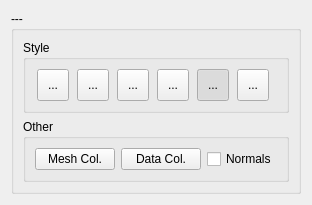
<?xml version="1.0" encoding="UTF-8"?>
<ui version="4.0">
 <class>ConfigFrameBase</class>
 <widget class="QFrame" name="ConfigFrameBase">
  <property name="geometry">
   <rect>
    <x>0</x>
    <y>0</y>
    <width>289</width>
    <height>184</height>
   </rect>
  </property>
  <property name="sizePolicy">
   <sizepolicy hsizetype="Preferred" vsizetype="Fixed">
    <horstretch>0</horstretch>
    <verstretch>0</verstretch>
   </sizepolicy>
  </property>
  <layout class="QGridLayout" name="gridLayout">
   <item row="0" column="0">
    <widget class="QGroupBox" name="nameBox">
     <property name="title">
      <string>---</string>
     </property>
     <layout class="QVBoxLayout" name="verticalLayout">
      <item>
       <widget class="QGroupBox" name="groupBox">
        <property name="title">
         <string>Style</string>
        </property>
        <property name="flat">
         <bool>false</bool>
        </property>
        <layout class="QHBoxLayout" name="horizontalLayout">
         <item>
          <widget class="QToolButton" name="pointsBtn">
           <property name="minimumSize">
            <size>
             <width>32</width>
             <height>32</height>
            </size>
           </property>
           <property name="maximumSize">
            <size>
             <width>32</width>
             <height>32</height>
            </size>
           </property>
           <property name="toolTip">
            <string>Points</string>
           </property>
           <property name="text">
            <string>...</string>
           </property>
           <property name="icon">
            <iconset resource="../../images.qrc">
             <normaloff>:/images/scattered.png</normaloff>:/images/scattered.png</iconset>
           </property>
           <property name="checkable">
            <bool>true</bool>
           </property>
           <property name="autoExclusive">
            <bool>true</bool>
           </property>
          </widget>
         </item>
         <item>
          <widget class="QToolButton" name="wireframeBtn">
           <property name="minimumSize">
            <size>
             <width>32</width>
             <height>32</height>
            </size>
           </property>
           <property name="maximumSize">
            <size>
             <width>32</width>
             <height>32</height>
            </size>
           </property>
           <property name="toolTip">
            <string>Wireframe</string>
           </property>
           <property name="text">
            <string>...</string>
           </property>
           <property name="icon">
            <iconset resource="../../images.qrc">
             <normaloff>:/images/wireframe.png</normaloff>:/images/wireframe.png</iconset>
           </property>
           <property name="checkable">
            <bool>true</bool>
           </property>
           <property name="autoExclusive">
            <bool>true</bool>
           </property>
          </widget>
         </item>
         <item>
          <widget class="QToolButton" name="hiddenlineBtn">
           <property name="minimumSize">
            <size>
             <width>32</width>
             <height>32</height>
            </size>
           </property>
           <property name="maximumSize">
            <size>
             <width>32</width>
             <height>32</height>
            </size>
           </property>
           <property name="toolTip">
            <string>Hidden Line</string>
           </property>
           <property name="text">
            <string>...</string>
           </property>
           <property name="icon">
            <iconset resource="../../images.qrc">
             <normaloff>:/images/hiddenline.png</normaloff>:/images/hiddenline.png</iconset>
           </property>
           <property name="checkable">
            <bool>true</bool>
           </property>
           <property name="autoExclusive">
            <bool>true</bool>
           </property>
          </widget>
         </item>
         <item>
          <widget class="QToolButton" name="polygonBtn">
           <property name="minimumSize">
            <size>
             <width>32</width>
             <height>32</height>
            </size>
           </property>
           <property name="maximumSize">
            <size>
             <width>32</width>
             <height>32</height>
            </size>
           </property>
           <property name="toolTip">
            <string>Polygons</string>
           </property>
           <property name="text">
            <string>...</string>
           </property>
           <property name="icon">
            <iconset resource="../../images.qrc">
             <normaloff>:/images/polygon.png</normaloff>:/images/polygon.png</iconset>
           </property>
           <property name="checkable">
            <bool>true</bool>
           </property>
           <property name="autoExclusive">
            <bool>true</bool>
           </property>
          </widget>
         </item>
         <item>
          <widget class="QToolButton" name="filledmeshBtn">
           <property name="minimumSize">
            <size>
             <width>32</width>
             <height>32</height>
            </size>
           </property>
           <property name="maximumSize">
            <size>
             <width>32</width>
             <height>32</height>
            </size>
           </property>
           <property name="toolTip">
            <string>Filled Mesh</string>
           </property>
           <property name="text">
            <string>...</string>
           </property>
           <property name="icon">
            <iconset resource="../../images.qrc">
             <normaloff>:/images/filledmesh.png</normaloff>:/images/filledmesh.png</iconset>
           </property>
           <property name="checkable">
            <bool>true</bool>
           </property>
           <property name="checked">
            <bool>true</bool>
           </property>
           <property name="autoExclusive">
            <bool>true</bool>
           </property>
          </widget>
         </item>
         <item>
          <widget class="QToolButton" name="nodataBtn">
           <property name="minimumSize">
            <size>
             <width>32</width>
             <height>32</height>
            </size>
           </property>
           <property name="maximumSize">
            <size>
             <width>32</width>
             <height>32</height>
            </size>
           </property>
           <property name="toolTip">
            <string>No Data</string>
           </property>
           <property name="text">
            <string>...</string>
           </property>
           <property name="icon">
            <iconset resource="../../images.qrc">
             <normaloff>:/images/nodata.png</normaloff>:/images/nodata.png</iconset>
           </property>
           <property name="checkable">
            <bool>true</bool>
           </property>
           <property name="autoExclusive">
            <bool>true</bool>
           </property>
          </widget>
         </item>
        </layout>
       </widget>
      </item>
      <item>
       <widget class="QGroupBox" name="groupBox_2">
        <property name="title">
         <string>Other</string>
        </property>
        <layout class="QHBoxLayout" name="horizontalLayout_2">
         <item>
          <widget class="QPushButton" name="meshcolorBtn">
           <property name="text">
            <string>Mesh Col.</string>
           </property>
          </widget>
         </item>
         <item>
          <widget class="QPushButton" name="datacolorBtn">
           <property name="toolTip">
            <string>Check the examples colormaps directory</string>
           </property>
           <property name="text">
            <string>Data Col.</string>
           </property>
          </widget>
         </item>
         <item>
          <widget class="QCheckBox" name="normalsCB">
           <property name="sizePolicy">
            <sizepolicy hsizetype="Preferred" vsizetype="Fixed">
             <horstretch>0</horstretch>
             <verstretch>0</verstretch>
            </sizepolicy>
           </property>
           <property name="text">
            <string>Normals</string>
           </property>
          </widget>
         </item>
        </layout>
       </widget>
      </item>
     </layout>
    </widget>
   </item>
  </layout>
 </widget>
 <resources>
  <include location="../../images.qrc"/>
 </resources>
 <connections/>
</ui>
